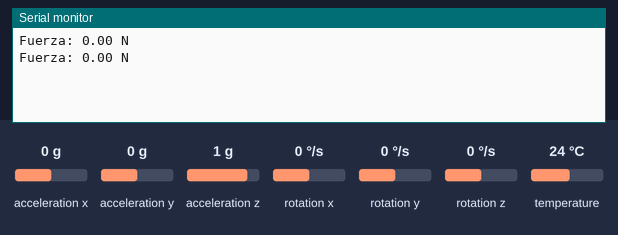
The sketch below on a simulated ESP32. On the bench: the last lines printed to the serial monitor. Inputs (shaded band) come from the test bench; at power-on: acceleration y 0 g, acceleration x 0 g, acceleration z 1 g, rotation x 0 °/s, rotation y 0 °/s, rotation z 0 °/s, temperature 24 °C. Random numbers use the default seed unless the sketch sets one.

Above: at 1.2 s.
1.3 s: acceleration y set to -1.4 g
At 2.6 s:
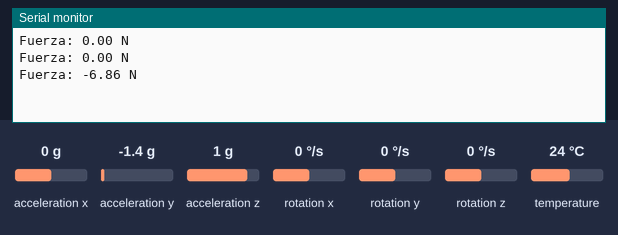
2.8 s: acceleration y set to -0.8 g
At 3.5 s:
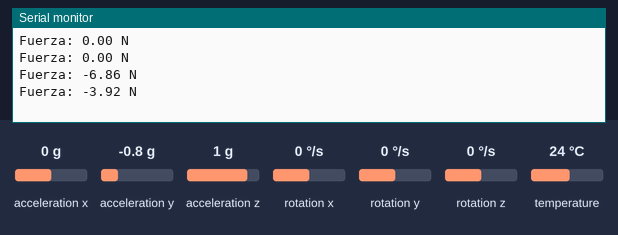
Timing chart, 0 to 5.8 s (numbered marks = the images above; inputs shaded):
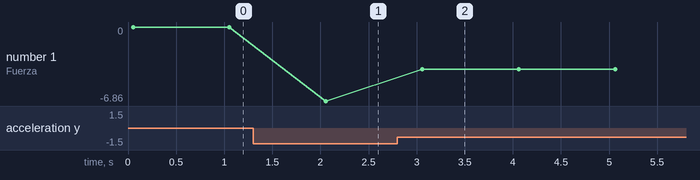

Measured:
- after the input at 1.3 s, the serial monitor: prints a new line after 0.76 s (image 1)
- after the input at 2.8 s, the serial monitor: prints a new line after 0.26 s (image 2)
- plotted number 1: 0 → -6.86 after the input at 1.3 s, -6.86 → -3.92 after the input at 2.8 s

The sketch:

Calcular_Aceleracion.ino
```cpp
#include <Wire.h>
#include <Adafruit_MPU6050.h>
#include <Adafruit_Sensor.h>
#include <math.h>

Adafruit_MPU6050 mpu;
const float masa = 0.5; // Masa del objeto en kg (ajustable según necesidad)

void setup() {
    Serial.begin(115200);
    Wire.begin(21, 22); // SDA en GPIO 21, SCL en GPIO 22

    if (!mpu.begin()) {
        Serial.println("No se pudo encontrar el MPU6050. Verifica las conexiones.");
        while (1);
    }

    mpu.setAccelerometerRange(MPU6050_RANGE_2_G);
    mpu.setGyroRange(MPU6050_RANGE_250_DEG);
    mpu.setFilterBandwidth(MPU6050_BAND_21_HZ);

    delay(50);
}

void loop() {
    sensors_event_t accel, gyro, temp;
    mpu.getEvent(&accel, &gyro, &temp);

    // Obtener la aceleración en el eje Y
    float aceleracion = accel.acceleration.y; // m/s^2

    // Calcular la fuerza aplicada (F = m * a)
    float fuerza = masa * aceleracion;

    // Simular la distancia de empuje entre 3 y 10 cm
    float distancia = random(3, 11) / 100.0; // Convertir cm a metros

    // Imprimir resultados
    Serial.print("Fuerza: ");
    Serial.print(fuerza);
    Serial.println(" N");


    delay(1000);
}
```
